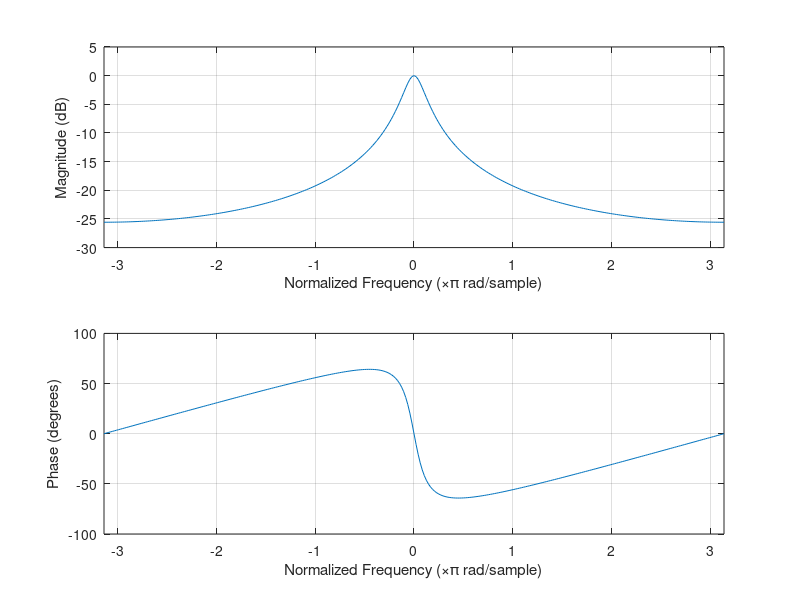

This chart was generated by the following MATLAB code:
% Mike Moore
% CENG 5131
% HW 6
% Problem 5
% Description:
% Using Matlab to calculate the frequency response of a transfer function
% H(z) = (1/10)*[z/ (z-0.9)]
clear; close all; clc

num = [1/10 0]; den = [1 -0.9];
[h,w] = freqz(num,den);
freqz(num,den, [-pi:pi/150:pi])
% Print out values for when input frequency is 0.01 rad/sec
h(3)
% Print out values for when input frequency is 3 rad/sec
h(490)

% Output 

% ans =
% 
%    0.9873 - 0.1090i
% 
% 
% ans =
% 
%    0.0526 - 0.0035i